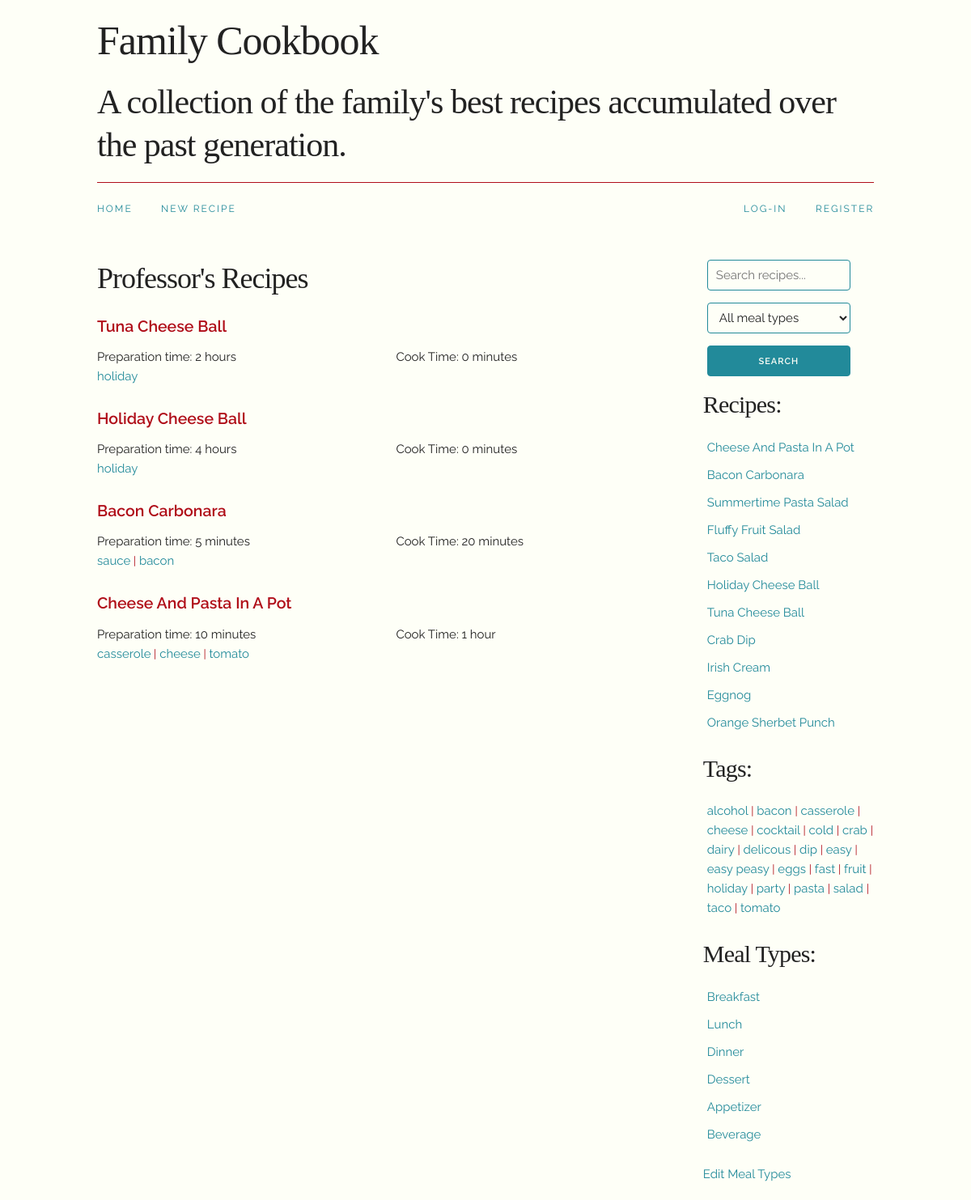
The app's page /profile.php?userId=2 with its own data.
### tables this page shows
CREATE TABLE users (
  userId int(11) NOT NULL,
  firstName varchar(50) NOT NULL,
  lastName varchar(50) NOT NULL,
  email varchar(80) NOT NULL,
  password varchar(60) NOT NULL,
  permissionLevel int(11) NOT NULL DEFAULT '1'
);

CREATE TABLE recipes (
  recipeId int(11) NOT NULL,
  userId int(11) NOT NULL,
  recipeName varchar(50) NOT NULL,
  tags varchar(500) NOT NULL,
  prepTime varchar(50) NOT NULL,
  cookTime varchar(50) NOT NULL,
  mealType int(11) NOT NULL,
  ingredients varchar(1000) NOT NULL,
  instructions varchar(2000) NOT NULL
);

CREATE TABLE tags (
  tagId int(11) NOT NULL,
  tagName varchar(30) NOT NULL
);

CREATE TABLE mealTypes (
  mealTypeId int(11) NOT NULL,
  mealTypeName varchar(30) NOT NULL
);

### profile.php (the view, shortened to what this page needs)
<?php
    require("include/connect.php");
    if(isset($_GET["userId"])){
        $userId = filter_input(INPUT_GET, "userId", FILTER_SANITIZE_NUMBER_INT);
        $profile_user_select = $db->prepare("SELECT * FROM users WHERE userId = :userId");
        $profile_user_select->bindValue(":userId", $userId, PDO::PARAM_INT);
    } else {
        $email = $_SESSION["user"];
        $profile_user_select = $db->prepare("SELECT * FROM users WHERE email = :email");
        $profile_user_select->bindValue(":email", $email);
    }
    $profile_user_select->execute();
    $user = $profile_user_select->fetch();
    $userId = $user["userId"];
    $profile_recipes_select = $db->prepare("SELECT * FROM recipes JOIN users ON recipes.userId=users.userId WHERE users.userId=:userId");
    $profile_recipes_select->bindValue(":userId", $userId, PDO::PARAM_INT);
    $profile_recipes_select->execute();
    $profile_recipes = $profile_recipes_select->fetchAll();
    include("include/head.php");
?>
</head>
<body>
    <?php include("include/header.php")?>
    <main>
        <div class="container">
        <div class="nine columns">
        <h3><?= $user["firstName"] ?>'s Recipes</h3>
            <?php if($profile_recipes_select->rowCount() == 0): ?>
                <div class="row">
                    <div class="twelve columns">
                        <p>You have no recipes. <a href="new.php">Create one now!</a></p>
                    </div>
                </div>
            <?php else: ?>
                <?php foreach($profile_recipes as $recipe): ?>
                <div class="row">
                    <div class="twelve columns">
                        <a class="recipe-name" href="recipe.php?id=<?= $recipe["recipeId"] ?>"><?= $recipe["recipeName"] ?></a>
                    </div>
                </div>
                <div class="row">
                    <div class="one-half column">
                        <?= "Preparation time: " . $recipe["prepTime"] ?>
                    </div>
                    <div class="one-half column">
                        <?= "Cook Time: " . $recipe["cookTime"] ?>
                    </div>
                </div>
                <div class="row">
                    <ul>
                        <?php $tags = explode(",", $recipe["tags"]); foreach($tags as $tag): if(strlen(trim($tag)) > 0): ?>
                            <li class="tag"><a href="tag.php?tag=<?= trim($tag) ?>"><?=$tag?></a></li>
                        <?php endif; endforeach ?>
                    </ul>
                </div>
                <?php endforeach ?>
            <?php endif ?>
        </div>
        <div class="three columns">
            <?php include("include/side.php") ?>
        </div>
    </div>
    </main>
</body>
</html>

### include/side.php (shortened to what this page needs)
<?php
    $sidebar_recipes_select = $db->prepare("SELECT * FROM recipes ORDER BY recipeId DESC");
    $sidebar_recipes_select->execute();
    $sidebar_recipes = $sidebar_recipes_select->fetchAll();
    $sidebar_tags_select = $db->prepare("SELECT * FROM tags ORDER BY tagName");
    $sidebar_tags_select->execute();
    $sidebar_tags = $sidebar_tags_select->fetchAll();
    $sidebar_mealTypes_select = $db->prepare("SELECT * FROM mealTypes");
    $sidebar_mealTypes_select->execute();
    $sidebar_mealTypes = $sidebar_mealTypes_select->fetchAll();
?>
<aside>
    <div class="row">
        <div class="twelve columns">
            <form action="search.php" method="post">
                <ul class="navbar-list search">
                    <li class="navbar-item">
                        <input placeholder="Search recipes..." type="text" name="searchTerm"
                        <?php if(isset($_POST["search"])): ?> value="<?= $_POST["searchTerm"] ?>" <?php endif ?>>
                    </li>
                    <li class="navbar-item">
                    <select name="navbarMealType" id="navbarMealType">
                        <option value="-1">All meal types</option>
                    </select>
                    </li>
                    <li class="navbar-item">
                        <input name="search" type="submit" class="button-primary" value="Search">
                    </li>
                </ul>
            </form>
        </div>
    </div>
    <div class="row">
        <div class="twelve columns">
            <h4>Recipes: </h4>
            <ul>
                <?php foreach($sidebar_recipes as $sidebar_recipe): ?>
                    <li class="sidebar-recipes capitalize">
                        <a href="recipe.php?id=<?= $sidebar_recipe["recipeId"] ?>"><?= $sidebar_recipe["recipeName"] ?></a>
                    </li>
                <?php endforeach ?>
            </ul>
        </div>
    </div>
    <div class="row">
        <div class="twelve columns">
            <h4>Tags: </h4>
            <ul>
                <?php foreach($sidebar_tags as $sidebar_tag): ?>
                    <?php $sidebar_get_tag = str_replace(" ", "-", $sidebar_tag["tagName"]) ?>
                    <li class="sidebar-tags">
                        <a href="tag.php?tag=<?= $sidebar_get_tag ?>"><?= $sidebar_tag["tagName"] ?></a>
                    </li>
                <?php endforeach ?>
            </ul>
        </div>
    </div>
    <div class="row">
        <div class="twelve columns">
            <h4>Meal Types:</h4>
            <ul>
                <?php foreach($sidebar_mealTypes as $sidebar_mealType): ?>
                    <li class="sidebar-mealTypes capitalize">
                        <a href="mealType.php?id=<?= $sidebar_mealType["mealTypeId"] ?>"><?= $sidebar_mealType["mealTypeName"] ?></a>
                    </li>
                <?php endforeach ?>
            </ul>
        </div>
    </div>
    <div class="row">
        <div class="twelve columns">
            <a href="editMealType.php">Edit Meal Types</a>
        </div>
    </div>
</aside>

### styles/skeleton.css (style rules this page uses)
.container { position: relative; width: 100%; max-width: 960px; margin: 0 auto; padding: 0 20px; box-sizing: border-box; }
.column, .columns { width: 100%; float: left; box-sizing: border-box; }
@media (min-width: 400px) { .container { width: 85%; padding: 0; } }
@media (min-width: 550px) { .container { width: 80%; } }
@media (min-width: 550px) { .column, .columns { margin-left: 4%; } }
@media (min-width: 550px) { .column:first-child, .columns:first-child { margin-left: 0; } }
@media (min-width: 550px) { .three.columns { width: 22%; } }
@media (min-width: 550px) { .nine.columns { width: 74.0%; } }
@media (min-width: 550px) { .twelve.columns { width: 100%; margin-left: 0; } }
@media (min-width: 550px) { .one-half.column { width: 48%; } }
html { font-size: 62.5%; }
body { font-size: 1.5em; line-height: 1.6; font-weight: 400; font-family: "Raleway", "HelveticaNeue", "Helvetica Neue", Helvetica, Arial, sans-serif; color: #222; }
h1, h2, h3, h4, h5, h6 { margin-top: 0; margin-bottom: 2rem; font-weight: 300; }
h3 { font-size: 3.0rem; line-height: 1.3; letter-spacing: -.1rem; }
h4 { font-size: 2.4rem; line-height: 1.35; letter-spacing: -.08rem; }
@media (min-width: 550px) { h3 { font-size: 3.6rem; } }
@media (min-width: 550px) { h4 { font-size: 3.0rem; } }
a { color: #1EAEDB; }
.button, button, input[type="submit"], input[type="reset"], input[type="button"] { display: inline-block; height: 38px; padding: 0 30px; color: #555; text-align: center; font-size: 11px; font-weight: 600; line-height: 38px; letter-spacing: .1rem; text-transform: uppercase; text-decoration: none; white-space: nowrap; background-color: transparent; border-radius: 4px; border: 1px solid #bbb; cursor: pointer; box-sizing: border-box; }
.button.button-primary, button.button-primary, input[type="submit"].button-primary, input[type="reset"].button-primary, input[type="button"].button-primary { color: #FFF; background-color: #33C3F0; border-color: #33C3F0; }
input[type="email"], input[type="number"], input[type="search"], input[type="text"], input[type="tel"], input[type="url"], input[type="password"], textarea, select { height: 38px; padding: 6px 10px; background-color: #fff; border: 1px solid #D1D1D1; border-radius: 4px; box-shadow: none; box-sizing: border-box; }
input[type="email"], input[type="number"], input[type="search"], input[type="text"], input[type="tel"], input[type="url"], input[type="password"], textarea { -webkit-appearance: none; -moz-appearance: none; appearance: none; }
ul { list-style: circle inside; }
ol, ul { padding-left: 0; margin-top: 0; }
li { margin-bottom: 1rem; }
input, textarea, select, fieldset { margin-bottom: 1.5rem; }
pre, blockquote, dl, figure, table, p, ul, ol, form { margin-bottom: 2.5rem; }
.container:after, .row:after, .u-cf { content: ""; display: table; clear: both; }

### styles/style.css (style rules this page uses)
html { font-size: 10px; background: #fefff7; }
body { margin-top: 20px; }
h1, h2, h3, h4, h5, h6 { font-family: "Playfair Display", serif; }
a { color: #228a9a; text-decoration: none; transition: 0.3s ease; }
main { padding-bottom: 20px; }
.capitalize { text-transform: capitalize; }
aside input[type="text"], aside input[type="submit"], aside select { width: 177px; }
aside ul { list-style: none; padding-left: 5px; }
.sidebar-tags { display: inline; }
.sidebar-tags::after { content: "|"; color: #b00e19; font-size: 14px; }
.sidebar-tags:last-child::after { content: ""; }
.navbar-list { list-style: none; margin-bottom: 0; }
.navbar-item { position: relative; float: left; margin-bottom: 0; }
.recipe-name, .user-name { color: #b00e19; text-decoration: none; text-transform: capitalize; }
.recipe-name { font-size: 1.3em; display: inline-block; margin-bottom: 10px; font-weight: 600; }
.tag { display: inline; }
.tag::after { content: " |"; color: #b00e19; font-size: 14px; }
.tag:last-child::after { content: ""; }
input[type="email"], input[type="number"], input[type="search"], input[type="text"], input[type="tel"], input[type="url"], input[type="password"], textarea, select { background-color: #fefff7; border: 1px solid #228a9a; }
.button.button-primary, button.button-primary, input[type="submit"].button-primary, input[type="reset"].button-primary, input[type="button"].button-primary { color: #fefff7; background-color: #228a9a; border-color: #228a9a; transition: 0.3s ease; }
.button, button, input[type="submit"], input[type="reset"], input[type="button"] { color: #b00e19; background-color: #fefff7; border-color: #b00e19; transition: 0.3s ease; }

### records on screen
users: firstName "Professor"
recipes: recipeName "Tuna Cheese Ball", prepTime "2 hours", cookTime "0 minutes", tags "holiday"
recipes: recipeName "Holiday Cheese Ball", prepTime "4 hours", cookTime "0 minutes", tags "holiday"
recipes: recipeName "Bacon Carbonara", prepTime "5 minutes", cookTime "20 minutes", tags "sauce", tags "bacon"
recipes: recipeName "Cheese And Pasta In A Pot", prepTime "10 minutes", cookTime "1 hour", tags "casserole", tags "cheese", tags "tomato"
recipes: recipeName "Summertime Pasta Salad"
recipes: recipeName "Fluffy Fruit Salad"
recipes: recipeName "Taco Salad"
recipes: recipeName "Crab Dip"
recipes: recipeName "Irish Cream"
recipes: recipeName "Eggnog"
recipes: recipeName "Orange Sherbet Punch"
tags: tagName "alcohol"
tags: tagName "bacon"
tags: tagName "casserole"
tags: tagName "cheese"
tags: tagName "cocktail"
tags: tagName "cold"
tags: tagName "crab"
tags: tagName "dairy"
tags: tagName "delicous"
tags: tagName "dip"
tags: tagName "easy"
tags: tagName "easy peasy"
tags: tagName "eggs"
tags: tagName "fast"
tags: tagName "fruit"
tags: tagName "holiday"
tags: tagName "party"
tags: tagName "pasta"
tags: tagName "salad"
tags: tagName "taco"
tags: tagName "tomato"
mealtypes: mealTypeName "Breakfast"
mealtypes: mealTypeName "Lunch"
mealtypes: mealTypeName "Dinner"
mealtypes: mealTypeName "Dessert"
mealtypes: mealTypeName "Appetizer"
mealtypes: mealTypeName "Beverage"
